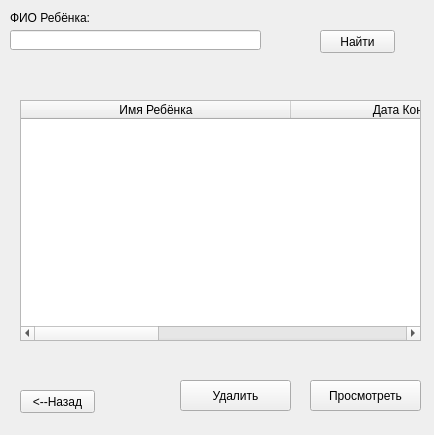
<?xml version="1.0" encoding="UTF-8"?>
<ui version="4.0">
 <class>Form</class>
 <widget class="QWidget" name="Form">
  <property name="geometry">
   <rect>
    <x>0</x>
    <y>0</y>
    <width>434</width>
    <height>435</height>
   </rect>
  </property>
  <property name="windowTitle">
   <string>Form</string>
  </property>
  <widget class="QLabel" name="label">
   <property name="geometry">
    <rect>
     <x>10</x>
     <y>10</y>
     <width>91</width>
     <height>16</height>
    </rect>
   </property>
   <property name="text">
    <string>ФИО Ребёнка:</string>
   </property>
  </widget>
  <widget class="QLineEdit" name="childName">
   <property name="geometry">
    <rect>
     <x>10</x>
     <y>30</y>
     <width>251</width>
     <height>20</height>
    </rect>
   </property>
  </widget>
  <widget class="QPushButton" name="checkButton">
   <property name="geometry">
    <rect>
     <x>310</x>
     <y>380</y>
     <width>111</width>
     <height>31</height>
    </rect>
   </property>
   <property name="text">
    <string>Просмотреть</string>
   </property>
  </widget>
  <widget class="QPushButton" name="deleteButton">
   <property name="geometry">
    <rect>
     <x>180</x>
     <y>380</y>
     <width>111</width>
     <height>31</height>
    </rect>
   </property>
   <property name="text">
    <string>Удалить</string>
   </property>
  </widget>
  <widget class="QPushButton" name="findButton">
   <property name="geometry">
    <rect>
     <x>320</x>
     <y>30</y>
     <width>75</width>
     <height>23</height>
    </rect>
   </property>
   <property name="text">
    <string>Найти</string>
   </property>
  </widget>
  <widget class="QTableWidget" name="tableWidget">
   <property name="geometry">
    <rect>
     <x>20</x>
     <y>100</y>
     <width>401</width>
     <height>241</height>
    </rect>
   </property>
   <property name="lineWidth">
    <number>1</number>
   </property>
   <property name="sizeAdjustPolicy">
    <enum>QAbstractScrollArea::AdjustToContents</enum>
   </property>
   <property name="autoScrollMargin">
    <number>16</number>
   </property>
   <attribute name="horizontalHeaderMinimumSectionSize">
    <number>100</number>
   </attribute>
   <attribute name="horizontalHeaderDefaultSectionSize">
    <number>270</number>
   </attribute>
   <attribute name="verticalHeaderMinimumSectionSize">
    <number>30</number>
   </attribute>
   <attribute name="verticalHeaderDefaultSectionSize">
    <number>30</number>
   </attribute>
   <column>
    <property name="text">
     <string>Имя Ребёнка</string>
    </property>
   </column>
   <column>
    <property name="text">
     <string>Дата Консультации</string>
    </property>
   </column>
   <column>
    <property name="text">
     <string>id</string>
    </property>
   </column>
  </widget>
  <widget class="QPushButton" name="back_button">
   <property name="geometry">
    <rect>
     <x>20</x>
     <y>390</y>
     <width>75</width>
     <height>23</height>
    </rect>
   </property>
   <property name="text">
    <string>&lt;--Назад</string>
   </property>
  </widget>
 </widget>
 <resources/>
 <connections/>
</ui>
